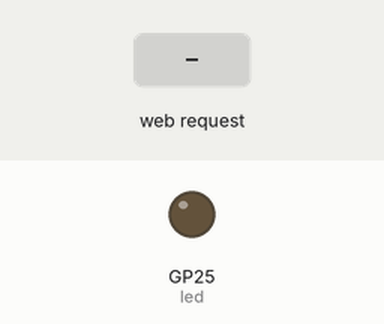
A program run on a simulated Raspberry Pi Pico running MicroPython. Parts: output pins drawn as LEDs (lit = HIGH). The test bench sets the inputs (shaded band). WiFi joins after 1.5 s; what the program prints to the serial console is not drawn.

Above: at 3.2 s.
3.3 s: HTTP request GET /toggle received
At 3.9 s:
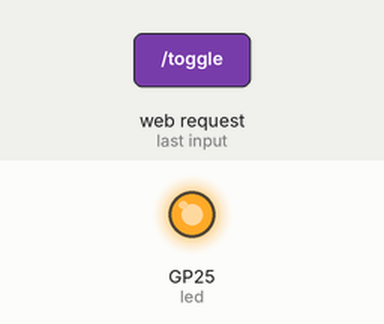
4.8 s: HTTP request GET / received
Timing chart, 0 to 7.8 s (numbered marks = the images above; inputs shaded):
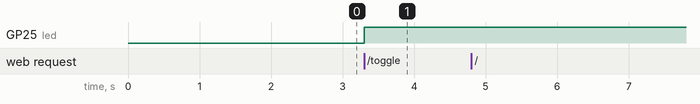

The program:

SelfBlinkLedUiWeb.py
```python
import network
import socket
from machine import Pin
import time

# Credenciales WiFi
ssid = 'INFINITUM29AE'
password = 'GMmtWz9N3t'

# LED en GPIO 25 (LED interno)
led = Pin("LED", Pin.OUT)

# Conectar al WiFi
wlan = network.WLAN(network.STA_IF)
wlan.active(True)
wlan.connect(ssid, password)

print("Conectando al WiFi...", end="")
while not wlan.isconnected():
    time.sleep(1)
    print(".", end="")
print("\nConectado!")
ip = wlan.ifconfig()[0]
print("IP:", ip)

# Página HTML
def web_page():
    estado = "ON" if led.value() else "OFF"
    html = f"""<!DOCTYPE html>
<html>
<head>
  <title>Pico W LED</title>
  <meta charset="UTF-8">
  <style>
    body {{ font-family: sans-serif; text-align: center; margin-top: 50px; }}
    button {{ padding: 15px 30px; font-size: 20px; }}
  </style>
</head>
<body>
  <h1>LED: {estado}</h1>
  <form action="/toggle">
    <button type="submit">Encender / Apagar</button>
  </form>
</body>
</html>"""
    return html

# Crear socket y escuchar
addr = socket.getaddrinfo('0.0.0.0', 80)[0][-1]
s = socket.socket()
s.bind(addr)
s.listen(1)

print("Servidor listo en http://" + ip)

# Ciclo principal del servidor
while True:
    try:
        cl, addr = s.accept()
        print('Cliente conectado desde', addr)
        request = cl.recv(1024).decode()
        print("Solicitud:", request)

        if "/toggle" in request:
            led.toggle()

        response = web_page()
        cl.sendall('HTTP/1.1 200 OK\r\nContent-Type: text/html\r\n\r\n'.encode())
        cl.sendall(response.encode())
        cl.close()

    except Exception as e:
        print("Error:", e)
```

Measured:
- after the input at 3.3 s, GP25 (led): LOW → HIGH at once
- after the input at 4.8 s, every drawn part: stays the same
